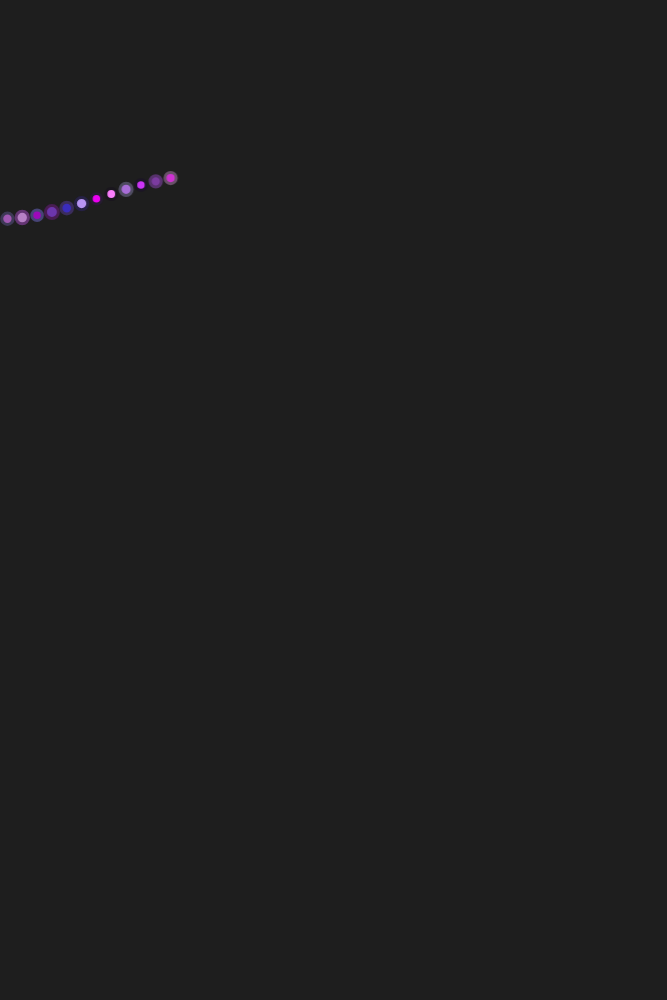
Frame 1 (no input)
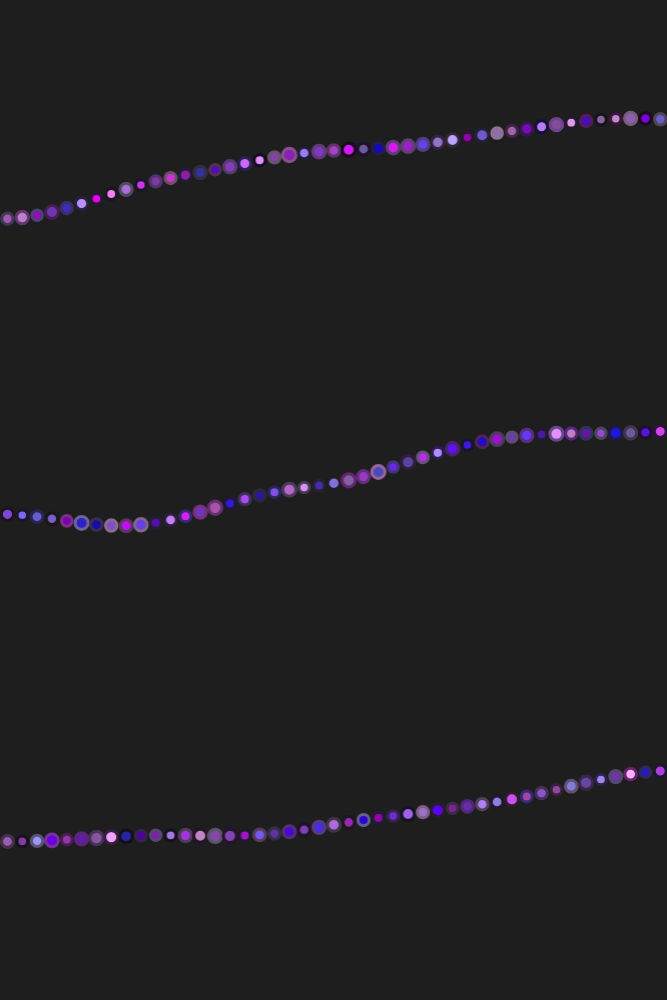
Frame 60 (no input)
Frame 120 (the mouse pressed at the canvas centre since frame 60): identical to frame 60, image omitted

The p5.js sketch that drew these frames (run headless with seeded random() and noise() and a simulated clock; from frame 60 on, the mouse is pressed at the canvas centre):

// p5.js sketch
// ── sketch.js

// 你希望設定的畫布大小
let originCanvasWidth = 800;
let originCanvasHeight = 1200;

// 最終的畫布大小
let canvasWidth = 800;
let canvasHeight = 1200;

function setupCanvasRatio () {
  let originRatio = originCanvasWidth / originCanvasHeight;
  let screenRatio = windowWidth / windowHeight;
  console.log(originRatio);
  console.log(screenRatio);

  // 如果螢幕的比例比作品比例寬，就以螢幕高度來當畫布高度
  if(screenRatio > originRatio)
  {
    canvasHeight = windowHeight;
    canvasWidth = canvasHeight * originRatio;
  }
  // 如果螢幕的比例比較窄，就以螢幕寬度來當畫布寬度
  else
  {
    canvasWidth = windowWidth;
    canvasHeight = canvasWidth / originRatio;
  }
}

async function setup() {

  setupCanvasRatio();

  createCanvas(canvasWidth, canvasHeight);
  background(30);

  // 設定要有幾排 (yCount) 以及每一排有幾個圓 (xCount)
  let xCount = floor(random(10, 60));
  let yCount = floor(random(1, 12));

  // 根據 xCount 跟 yCount 的數量計算 每個圓之間需要間隔多大的距離 才不會重疊
  let xSpace = width / xCount;
  let ySpace = height / yCount;

  // 隨機顏色
  let baseHue = random(0, 360);

  for (let y = 0; y < yCount; y++) {
    for (let x = 0; x < xCount; x++) {
      let xPos = (x + 0.5) * xSpace;
      let yPos = (y + 0.5) * ySpace;
      let radius = random(0.7, 0.9) * xSpace;

      yPos += (noise(xPos * 0.001, yPos * 0.001) - 0.5) * ySpace;
      strokeWeight(3);

      colorMode(HSB);
      let fillHue = baseHue + random(-30, 30);
      let fillSat = random(30, 100);
      let fillBri = random(60, 100);

      let strokeHue = baseHue + random(-30, 30);
      let strokeSat = random(20, 70);
      let strokeBri = random(10, 60);

      fill(fillHue, fillSat, fillBri);
      stroke(strokeHue, strokeSat, strokeBri);
      circle(xPos, yPos, radius);

      await sleep(1);
    }
  }
}

function draw() {

}

function sleep(ms) {
  return new Promise(resolve => setTimeout(resolve, ms));
}
